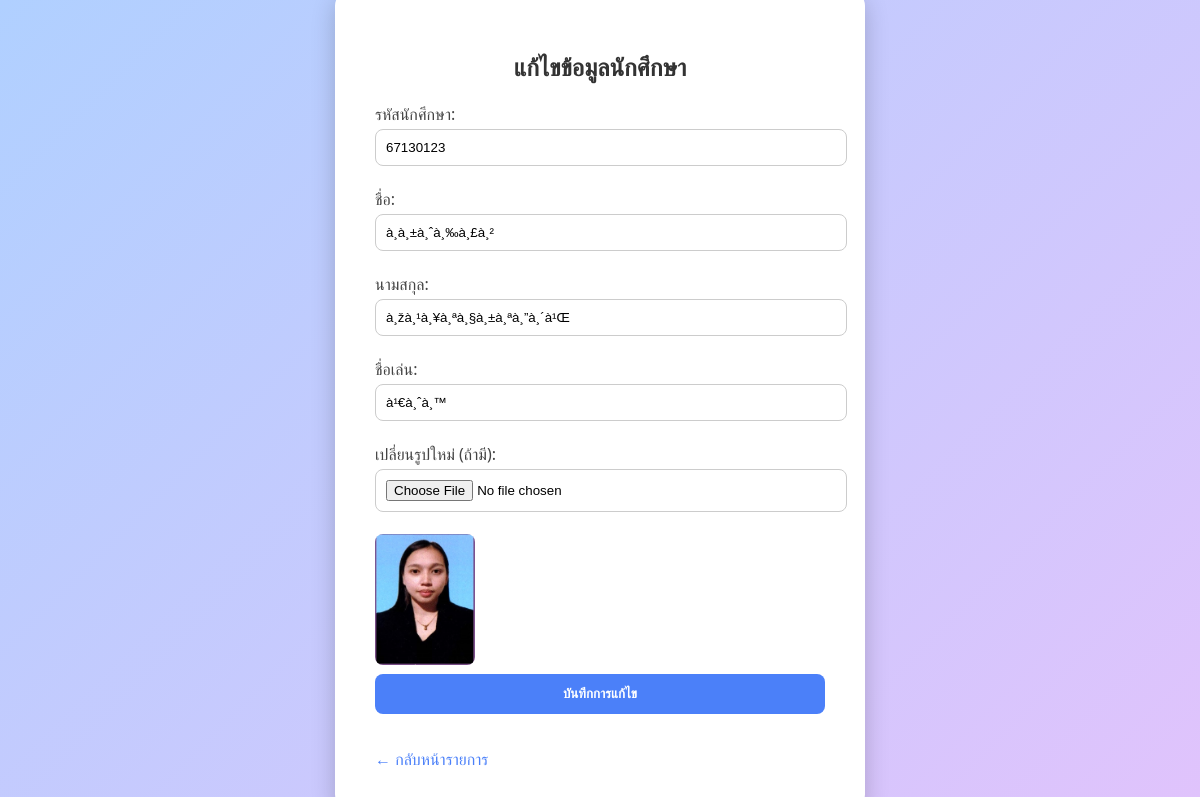
/edit.php?id=7 (signed in), run on the app's committed database.
### tables this page shows
CREATE TABLE `students` (
  `id` int(11) NOT NULL AUTO_INCREMENT,
  `student_id` varchar(20) DEFAULT NULL,
  `firstname` varchar(100) DEFAULT NULL,
  `lastname` varchar(100) DEFAULT NULL,
  `nickname` varchar(100) DEFAULT NULL,
  `photo` varchar(255) DEFAULT NULL,
  PRIMARY KEY (`id`)
);

### src/edit.php (the view, shortened to what this page needs)
<?php
$conn = new mysqli("db", "student", "studentpass", "student_db");
$id = $_GET['id'];
$result = $conn->query("SELECT * FROM students WHERE id=$id");
$row = $result->fetch_assoc();
?>
<!DOCTYPE html>
<html>
<head>
</head>
<body>
  <div class="container">
    <h2>แก้ไขข้อมูลนักศึกษา</h2>
    <form method="POST" action="update.php" enctype="multipart/form-data">
      <label>รหัสนักศึกษา:</label>
      <input type="text" name="student_id" value="<?= $row['student_id'] ?>" required>
      <label>ชื่อ:</label>
      <input type="text" name="firstname" value="<?= $row['firstname'] ?>" required>
      <label>นามสกุล:</label>
      <input type="text" name="lastname" value="<?= $row['lastname'] ?>" required>
      <label>ชื่อเล่น:</label>
      <input type="text" name="nickname" value="<?= $row['nickname'] ?>" required>
      <label>เปลี่ยนรูปใหม่ (ถ้ามี):</label>
      <input type="file" name="photo">
      <?php if ($row["photo"]): ?>
        <img src="uploads/<?= $row["photo"] ?>" class="photo">
      <?php endif; ?>
      <input type="submit" value="บันทึกการแก้ไข">
    </form>
    <br>
    <a href="list.php">← กลับหน้ารายการ</a>
  </div>
</body>
</html>

### data on the page
students: student_id "67130123", firstname "à¸­à¸±à¸ˆà¸‰à¸£à¸²", lastname "à¸žà¸¹à¸¥à¸ªà¸§à¸±à¸ªà¸”à¸´à¹Œ", nickname "à¹€à¸ˆà¸™", photo (picture)
